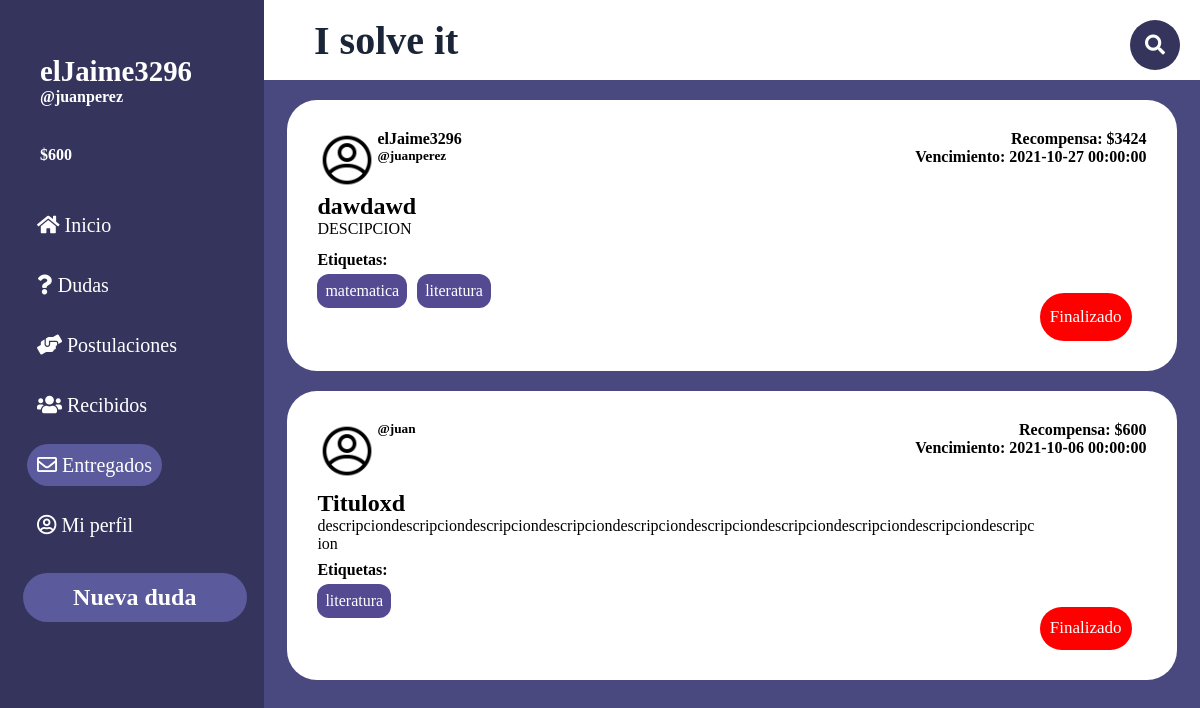
The app's page /PaginasBalsamiq/entregados.php (signed in), older data.
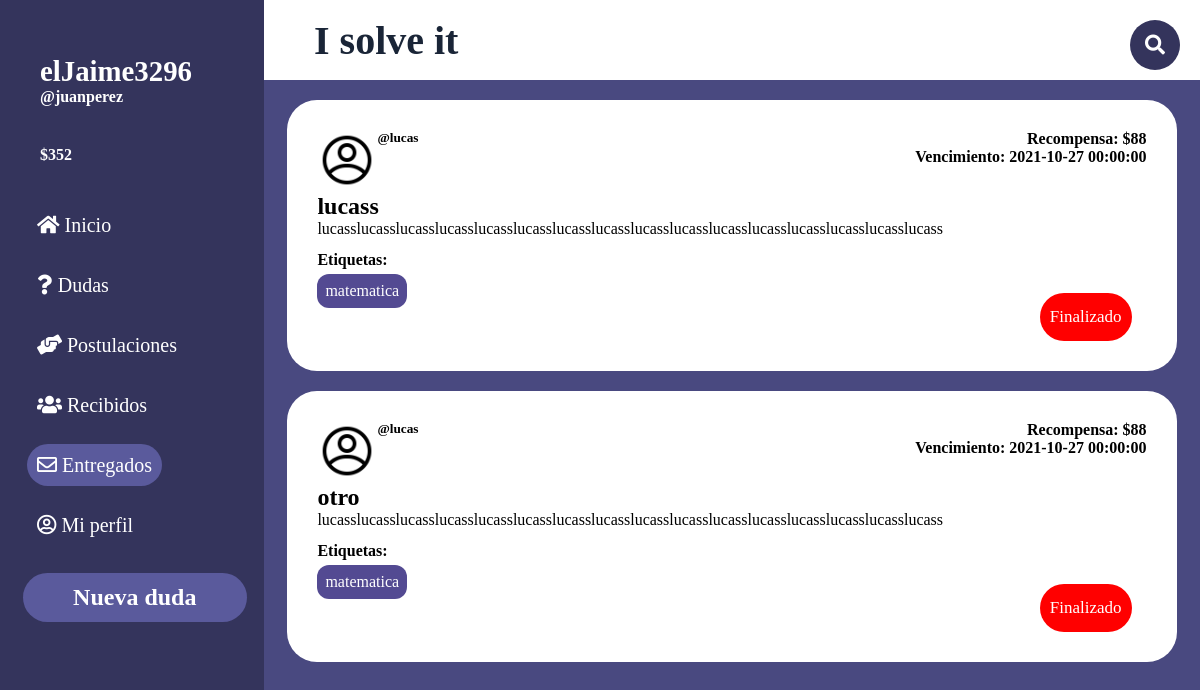
The same page, newer data.
### tables this page shows
CREATE TABLE `entregado` (
  `id` int(11) NOT NULL,
  `id_cons` int(11) NOT NULL,
  `id_us` int(11) NOT NULL,
  `descripcion` varchar(255) DEFAULT NULL,
  `archivo` varchar(50) NOT NULL
);

CREATE TABLE `usuario` (
  `id_us` int(11) NOT NULL,
  `username` varchar(20) NOT NULL,
  `nombre` varchar(20) NOT NULL DEFAULT 'Nuevo usuario',
  `pass` varchar(200) NOT NULL,
  `mail` varchar(100) NOT NULL,
  `estrellas` int(2) DEFAULT NULL,
  `empleo` tinyint(1) NOT NULL,
  `descripcion` varchar(256) DEFAULT '"Hola. Soy un nuevo usuario de I Solve It. Espero que podamos ayudarnos mutuamente!',
  `tag` varchar(100) NOT NULL DEFAULT 'matematica,historia,literatura',
  `tokens` double NOT NULL,
  `imagen` int(11) NOT NULL DEFAULT 0
);

CREATE TABLE `consulta` (
  `id_consulta` int(11) NOT NULL,
  `id_us` int(11) NOT NULL,
  `titulo` varchar(20) NOT NULL,
  `descripcion` varchar(280) NOT NULL,
  `recompensa` float NOT NULL,
  `fecha_subida` datetime NOT NULL DEFAULT current_timestamp(),
  `fecha_limite` datetime NOT NULL,
  `archivo` varchar(50) NOT NULL
);

CREATE TABLE `tag` (
  `id` int(11) NOT NULL,
  `tag` varchar(30) NOT NULL
);

### PaginasBalsamiq/entregados.php (the view, shortened to what this page needs)
<!DOCTYPE html>
<html lang="es">
<head>
    <link rel="stylesheet" href="https://use.fontawesome.com/releases/v5.6.3/css/all.css">
    <link rel="stylesheet" href="style2.css">
    <link rel="stylesheet" href="NO_TOCAR.css">
    <link rel="stylesheet" href="publicacion_plantilla.css">
</head>
<body class="grid_container">
    <?php
        include('../ImplementarPHP/config.php');
    ?>
    <header class="header">
        <h1 class="ISolveIt">I solve it</h1>
        <div class="buscador">
            <div class="btn">
                <i class="fas fa-search icon"></i>
            </div>
        </div>
    </header>
    <aside class="sidebar">
        <div class="sidebar_usuario">
            <h4 class="h4"><?php echo $_SESSION['nombre']?></h4>
            <h5 class="h5">@<?php echo $_SESSION['username']?></h5>
            <h5 class="h5">$<?php echo $_SESSION['tokens']?></h5>
        </div>
        <div class="sidebar_menu">
            <ul>
                <li class="botones_sidebar"><a class="a" href="inicio.php"><i class="fas fa-home"></i> Inicio</a></li>
                <li class="botones_sidebar"><a class="a" href="misdudas.php"><i class="fas fa-question"></i> Dudas</a></li>
                <li class="botones_sidebar"><a class="a" href="postulaciones.php"><i class="fas fa-hands-helping"></i> Postulaciones</a></li>
                <li class="botones_sidebar"><a class="a" href="recibidos.php"><i class="fas fa-users"></i> Recibidos</a></li>
                <li class="botones_sidebar"><a class="a" href="entregados.php" style="background-color: #5a5a9c"><i class="far fa-envelope"></i> Entregados</a></li>
                <li class="botones_sidebar"><a class="a" href="perfil.php"><i class="far fa-user-circle"></i> Mi perfil</a></li>
            </ul>
        </div>
        <a href="nuevaPublicacion.php"><h2 class="h2">Nueva duda</h2></a>
    </aside>
    <div class="main">
        <?php
            $consultaEntregado = $conn->prepare("SELECT id_cons FROM entregado WHERE id_us = '".$_SESSION['id_us']."'");
            $consultaEntregado ->execute();
            while ($resultadoEntregado = $consultaEntregado->fetch(PDO::FETCH_ASSOC)) {
                $consultaConsulta = $conn->prepare("SELECT * FROM consulta WHERE id_consulta = '".$resultadoEntregado['id_cons']."'");
                $consultaConsulta ->execute();
                if($resultadoConsulta = $consultaConsulta->fetch(PDO::FETCH_ASSOC)){
                    $consultaUsr = $conn->prepare("SELECT * FROM usuario WHERE id_us = '".$resultadoConsulta['id_us']."'");
                    $consultaUsr ->execute();
                    $resultadoUsr = $consultaUsr->fetch(PDO::FETCH_ASSOC);
                    echo'
                    <div class="publicacion_preview" onclick="EntrarPublicacion(this.id);" id="'.$resultadoEntregado['id_cons'].'">
                    <div class="data">
                        <div class="foto">
                            <img class="fotoPerfil" src="recursos/fotoPerfil/'.$resultadoUsr['imagen'].'.png" alt="'.$resultadoUsr['username'].'">
                        </div>
                        <div class="usuario">
                            <h4>'.$resultadoUsr["nombre"].'</h4>
                            <h5>@'.$resultadoUsr["username"].'</h5>
                        </div>
                        <div class="recoyvenc">
                            <h4>Recompensa: $'.$resultadoConsulta["recompensa"].'</h4>
                            <h4>Vencimiento: '.$resultadoConsulta["fecha_limite"].'</h4>
                        </div>
                    </div>
                    <div class="cuerpo">
                        <h2>'.$resultadoConsulta['titulo'].'</h2>
                        <p class="desc">'.$resultadoConsulta['descripcion'].'</p>
                    </div>
                    <div class="tags">
                        <h4>Etiquetas: </h4>
                        <ul class="tags_list">
                    ';
                    $consultaTagCons = $conn->prepare("SELECT tag_cons FROM tag_cons WHERE id_cons = '".$resultadoConsulta['id_consulta']."'");
                    $consultaTagCons ->execute();
                    while($resultadoTagCons = $consultaTagCons->fetch(PDO::FETCH_ASSOC)){
                        $consultaTag = $conn->prepare("SELECT tag FROM tag WHERE id = '".$resultadoTagCons['tag_cons']."'");
                        $consultaTag ->execute();
                        while($resultadoTag = $consultaTag->fetch(PDO::FETCH_ASSOC)){
                            echo'<li class="tag">'.$resultadoTag['tag'].'</li>';
                        }
                    }
                    echo'
                                    </ul>
                                </div>
                        ';
                            echo'
                                <div class="postularDiv">
                                    <input value="Finalizado" type="submit" class="postularBtn" name="verPostulantes" style="background-color:red">
                                </div>
                            ';
                        }
                        echo'
                            </div>
                        ';
                }
        ?>
    </div>
</body>
</html>

### PaginasBalsamiq/style2.css (style rules this page uses)
* { margin: 0; padding: 0; box-sizing: border-box; font-family: "corbel"; }
html { height: 100%; }
body { min-height: 100%; }
.grid_container { display: grid; grid-template: "sidebar header" 10vh "sidebar main" 90vh/ 22% auto; }
.header { background-color: white; grid-area: header; display: grid; align-items: center; grid-template: "titu busc" / auto 25% }
.ISolveIt { grid-area: titu; text-align: left; margin-left: 50px; color:#1a2537; font-size: 2.5rem; }
.a { font-size: 20px; text-decoration: none; color:white; padding: 10px; background-color: none; border-radius:50px ; }
a { text-decoration: none; }
.sidebar { background-color: #34345c; grid-area: sidebar; text-align: center; color:rgb(26, 21, 21); border-right:1px solid #34345c; }
.h2 { background-color: #5a5a9c; color:white; border-radius: 30px; padding:11px; width: 85%; margin-left: 23px; margin-top: 10%; }
.h4 { color:white; text-align: left; margin:55px 0px -40px 40px; font-size: 1.8rem; }
.h5 { color:white; text-align: left; margin:40px; font-size: 1rem; }
.main { background-color: #494980; grid-area: main; overflow-y: scroll; position: relative; }
.botones_sidebar { margin: 17px; padding: 10px; list-style: none; text-align: left; }

### PaginasBalsamiq/NO_TOCAR.css (style rules this page uses)
a { text-decoration: none; color: white }
input { width: 50%; height:100%; border-radius: 3px; border: 1px solid rgb(255, 255, 255); }
.buscador { width: 220px; height: 30px; padding: 5px; display: flex; justify-content: right; }
.btn { position:absolute; margin-top: -10px; right:0; height: 50px; width: 50px; line-height: 50px; background-color: #34345c; text-align: center; color: white; font-size: 20px; border-radius: 50%; cursor: pointer; margin-right: 20px; }

### PaginasBalsamiq/publicacion_plantilla.css (style rules this page uses)
.publicacion_preview { background-color: white; border-radius: 30px; height: auto; display: grid; grid-template: "data" 30% "cuerpo" auto "tags" 20%; padding: 30px; text-align: left; margin: auto; margin-top: 20px; max-width: 95%; cursor:pointer; }
.data { height: 100%; grid-area: data; display: flex; }
.cuerpo { grid-area: cuerpo; width: 60vw; }
.desc { width: 100%; word-wrap: break-word; max-height: 3rem; overflow:hidden; margin-bottom: 5px; }
.recoyvenc { margin-right: 0; margin-left: auto; text-align: right; }
.tags_list { display: flex; list-style: none; }
.tag { margin-right: 10px; background-color: rgb(83, 74, 146); border-radius: 12px; padding: 8px; color: white; margin-top: 5px; }
.fotoPerfil { width: 60px; }
.postularDiv { margin-right: 15px; margin-left: auto; }
.postularBtn { background-color: #5a5a9c; color: white; width: 100%; height: 100%; border: none; padding: 10px; border-radius: 30px; cursor: pointer; text-align: center; font-size: 17px; }

Row changes from the older to the newer data that the page shows:
removed entregado: id_us.nombre "elJaime3296", id_us.username "juanperez", consulta.recompensa "3424", consulta.fecha_limite "2021-10-27 00:00:00", consulta.titulo "dawdawd", consulta.descripcion "DESCIPCION", tag (tag "matematica")
no longer on this page (row unchanged): tag: tag "literatura"
removed entregado: usuario.username "juan", consulta.recompensa "600", consulta.fecha_limite "2021-10-06 00:00:00", consulta.titulo "Tituloxd", consulta.descripcion "descripciondescripciondescripciondescripciondescripciondescripciondescripciondescripciondescripciondescripcion"
added entregado: usuario.username "lucas", consulta.recompensa "88", consulta.fecha_limite "2021-10-27 00:00:00", consulta.titulo "lucass", consulta.descripcion "lucasslucasslucasslucasslucasslucasslucasslucasslucasslucasslucasslucasslucasslucasslucasslucass", tag (tag "matematica")
added entregado: usuario.username "lucas", consulta.recompensa "88", consulta.fecha_limite "2021-10-27 00:00:00", consulta.titulo "otro", consulta.descripcion "lucasslucasslucasslucasslucasslucasslucasslucasslucasslucasslucasslucasslucasslucasslucasslucass", tag (tag "matematica")
Text that changed along with them:
$_SESSION['tokens']: "600" → "352"
